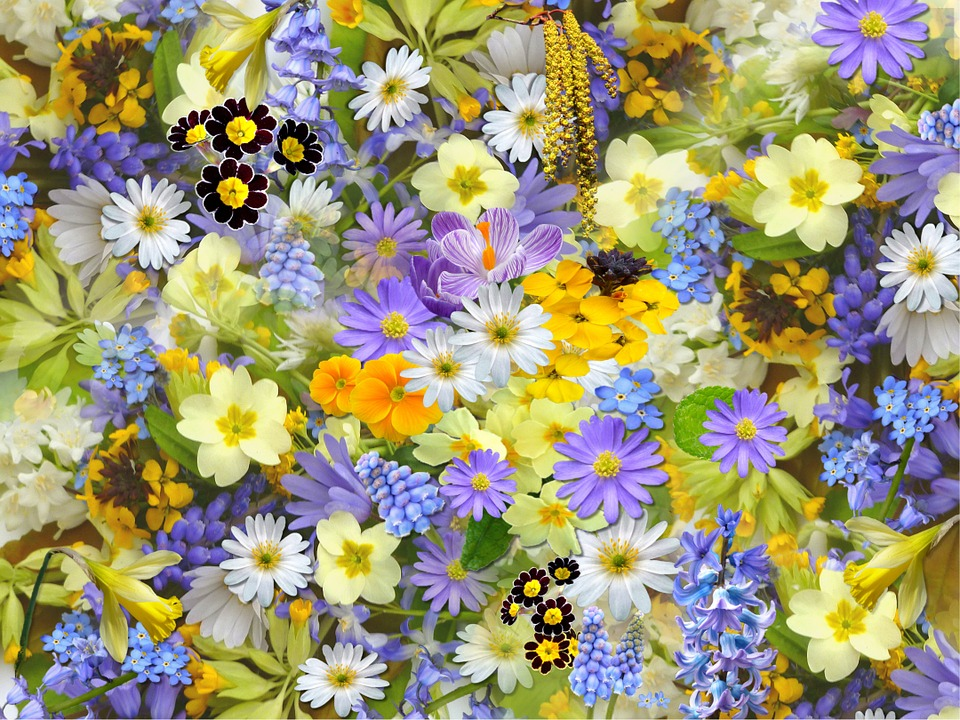
#> input picture Assignment #1/original_images/flower.jpg, 960 x 720 px
$ jupyter execute LAB1_q2.ipynb
#> lines starting #> are read from the running program, lines starting #| are printed output that depends on the picture; after the words box and inside, x2 and y2 are one past the last pixel; in counts of white or black regions, pixels touching at a corner belong together
[cell 1]
import os
import cv2
import numpy as np
import matplotlib.pyplot as plt

def enhance_image(img):
    L = 256  # 8-bit grayscale image

    # Create an empty image with the same dimensions for the output
    enhanced_img = np.zeros_like(img)

    # Define the conditions and apply the transformations
    cond1 = img < L/3
    cond2 = (img >= L/3) & (img < 2*L/3)
    cond3 = img >= 2*L/3

    enhanced_img[cond1] = 5*L/6
    enhanced_img[cond2] = 2*img[cond2] + L/6
    enhanced_img[cond3] = L/6

    return enhanced_img

def process_display_and_save_image(image_path, output_folder):
    img = cv2.imread(image_path, cv2.IMREAD_GRAYSCALE)

    if img is None:
        print(f"Error: Couldn't load the image {image_path}.")
        return

    enhanced_img = enhance_image(img)

    # Display in Jupyter Notebook
    plt.figure(figsize=(10, 4))

    plt.subplot(1, 2, 1)
    plt.imshow(img, cmap='gray')
    plt.title('Original Image')
    plt.axis('off')

    plt.subplot(1, 2, 2)
    plt.imshow(enhanced_img, cmap='gray')
    plt.title('Enhanced Image')
    plt.axis('off')

    # Save the enhanced image to the output folder
    base_name = os.path.basename(image_path)
    file_name_without_extension = os.path.splitext(base_name)[0]
    new_file_name = f"{file_name_without_extension}_enhanced.jpg"

    output_path = os.path.join(output_folder, new_file_name)
    cv2.imwrite(output_path, enhanced_img)

    plt.tight_layout()
    plt.show()

# Ensure the output folder exists, if not create it
output_folder = "enhanced_images"
if not os.path.exists(output_folder):
    os.makedirs(output_folder)

image_list = ["../original_images/flower.jpg","../original_images/traffic.jpg","../original_images/tram.jpg"]

for image in image_list:
    process_display_and_save_image(image, output_folder)
#> in process_display_and_save_image, `img = cv2.imread(image_path, cv2.IMREAD_GRAYSCALE)`:
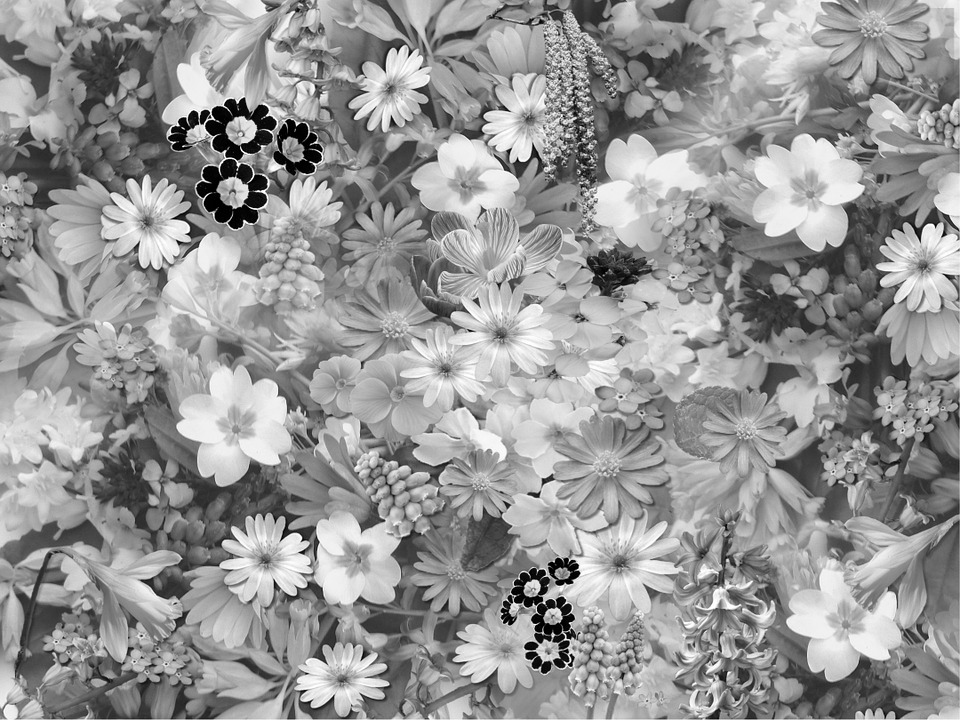
#> img: shape (720, 960); min 0, max 255, mean 150.1
#> in enhance_image, `cond1 = img < L/3`:
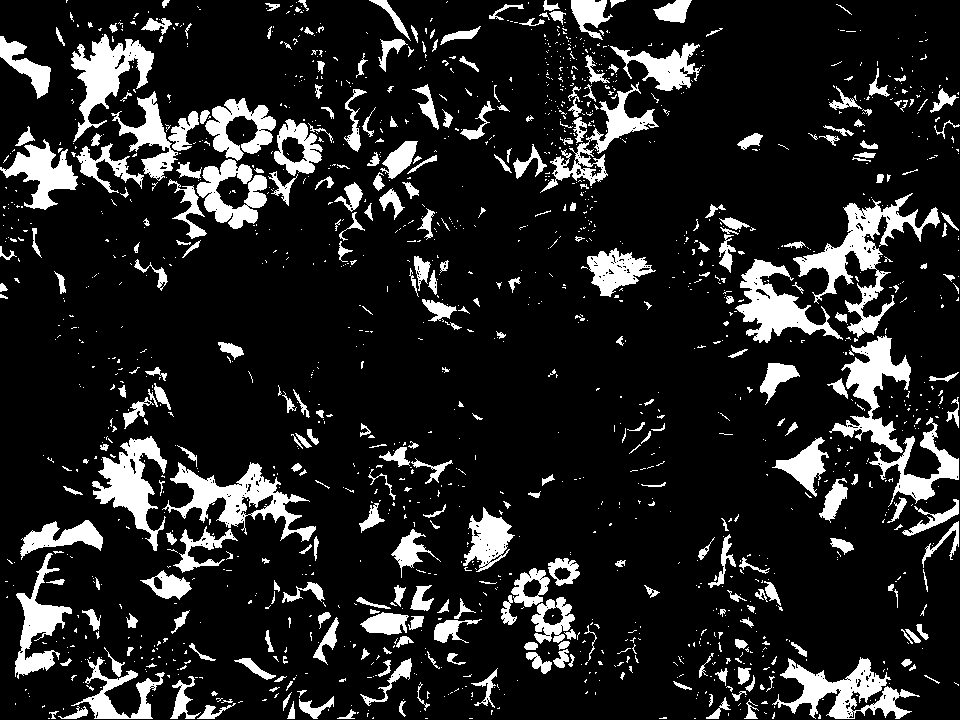
#> cond1: shape (720, 960) bool; 14.1% white; 1551 white regions (1220 under 20 px), largest, box (x1, y1, x2, y2) and area: (793, 193, 940, 338) 4920, (162, 462, 316, 542) 3927, (772, 657, 920, 719) 3539
#> in enhance_image, `cond2 = (img >= L/3) & (img < 2*L/3)`:
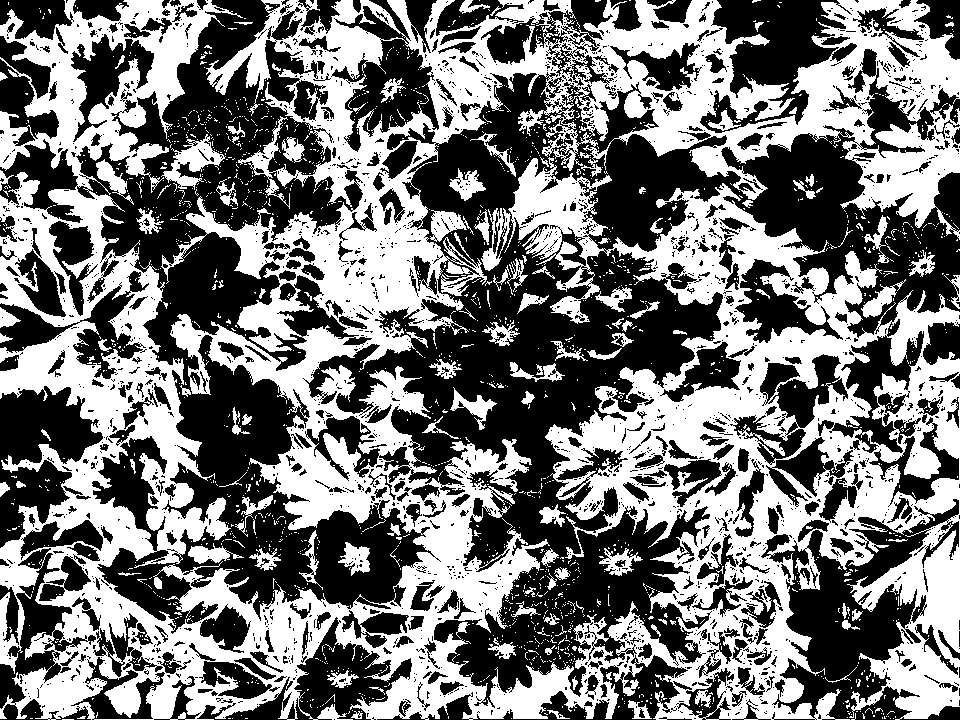
#> cond2: shape (720, 960) bool; 46.6% white; 1894 white regions (1771 under 20 px), largest, box (x1, y1, x2, y2) and area: (0, 0, 960, 720) 298538, (161, 134, 226, 190) 1303, (481, 208, 511, 271) 687
#> in enhance_image, `cond3 = img >= 2*L/3`:
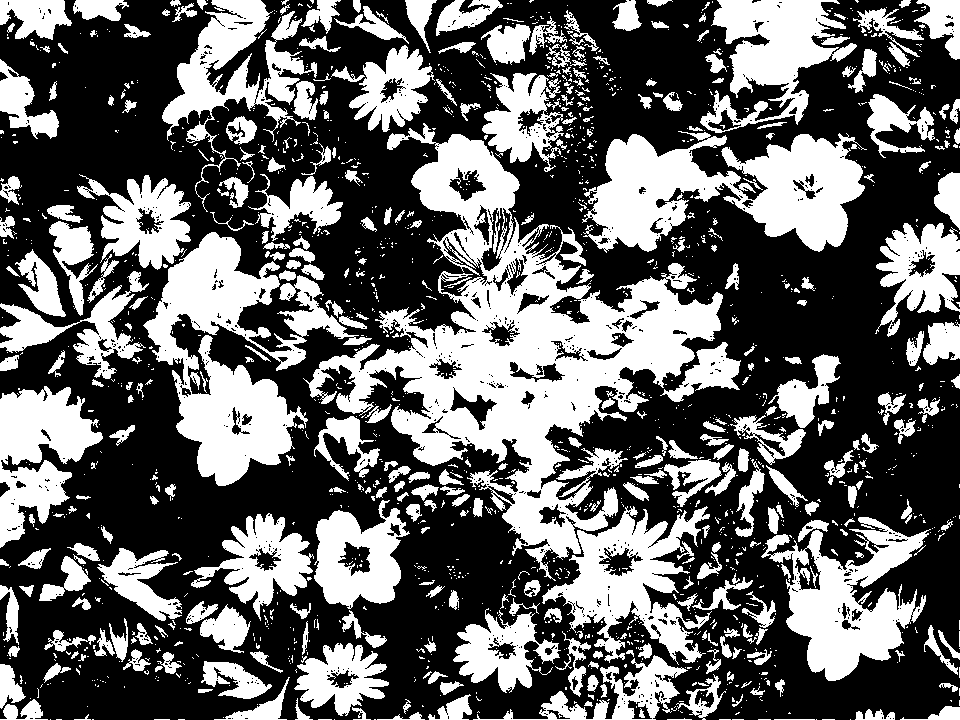
#> cond3: shape (720, 960) bool; 39.3% white; 1689 white regions (1316 under 20 px), largest, box (x1, y1, x2, y2) and area: (303, 123, 723, 581) 54810, (143, 232, 372, 486) 21011, (582, 131, 867, 253) 19352
#> in enhance_image, `enhanced_img[cond2] = 2*img[cond2] + L/6`:
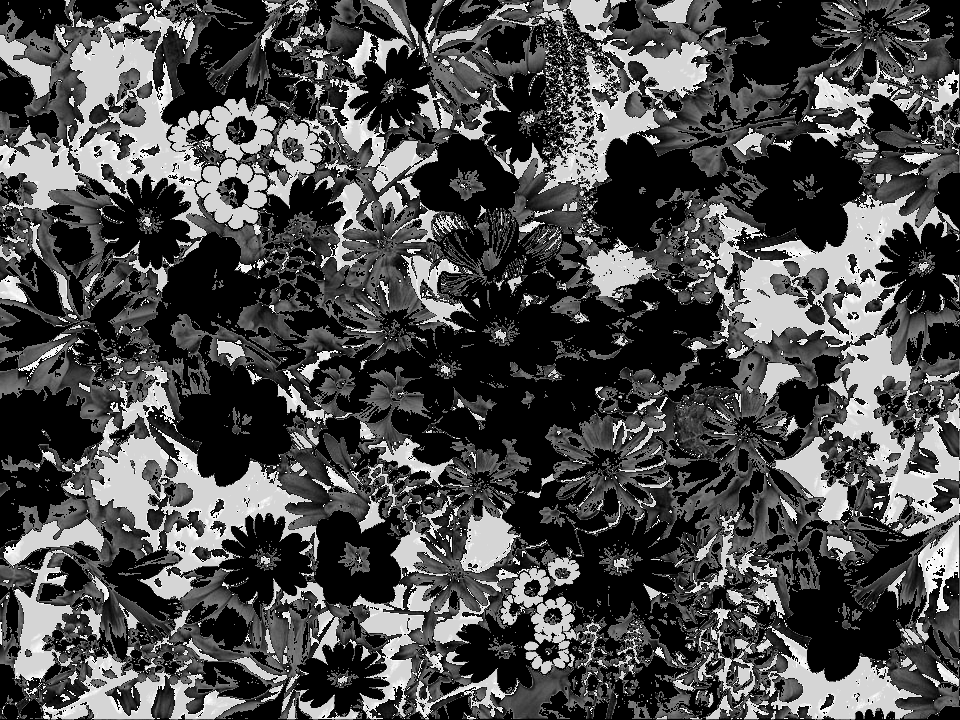
#> enhanced_img: shape (720, 960); min 0, max 254, mean 75.3
#> in enhance_image, `enhanced_img[cond3] = L/6`:
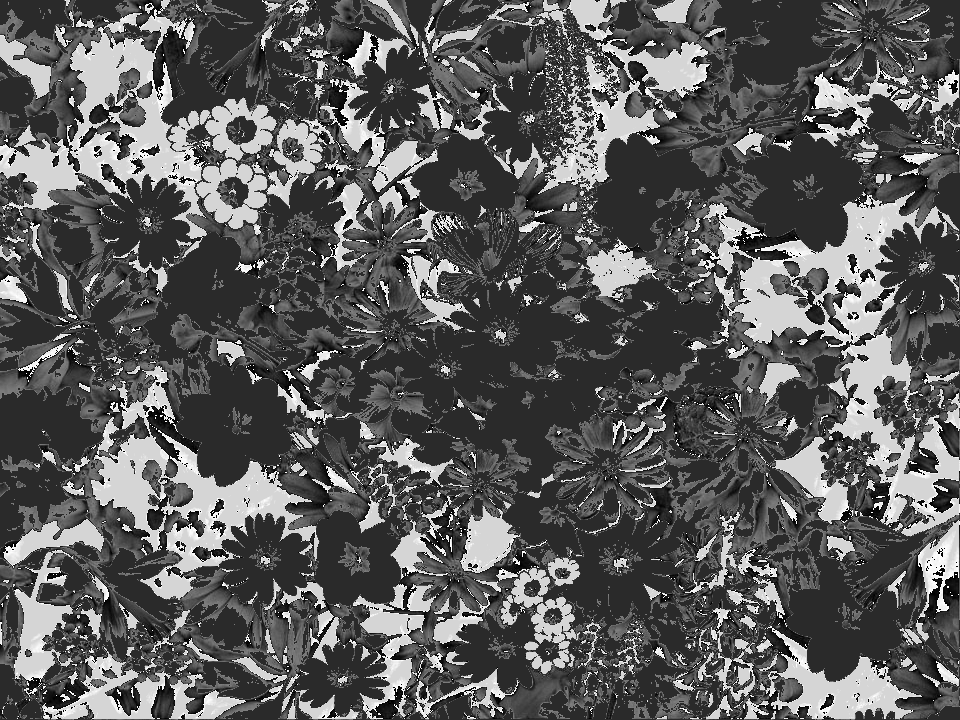
#> enhanced_img: shape (720, 960); min 0, max 254, mean 91.7
#> pass 2 of the loop `for image in image_list:`:
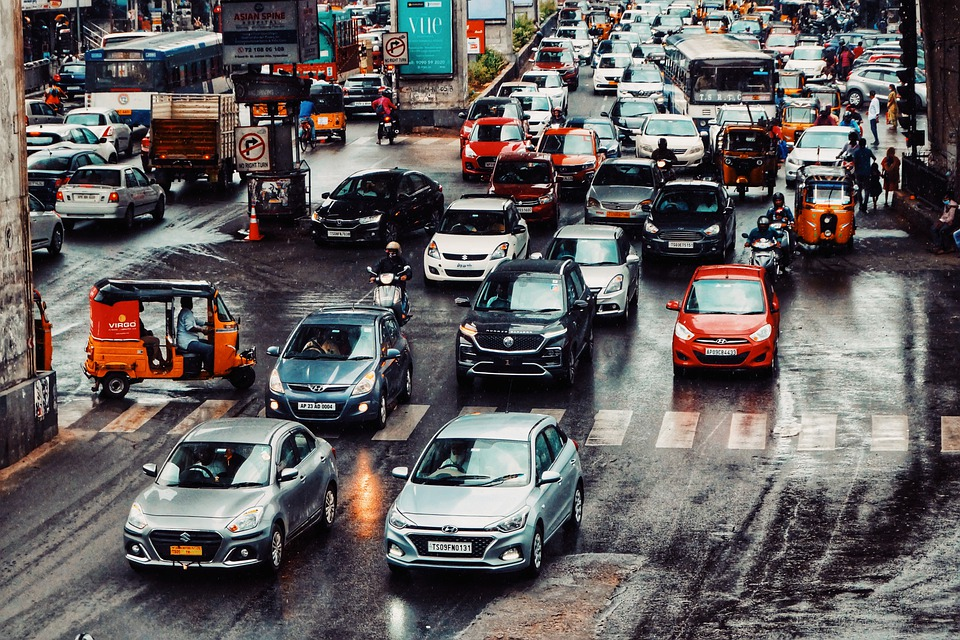
#> input picture Assignment #1/original_images/traffic.jpg, 960 x 640 px
#> img: shape (640, 960)
#> in enhance_image (call 2), `cond1 = img < L/3`:
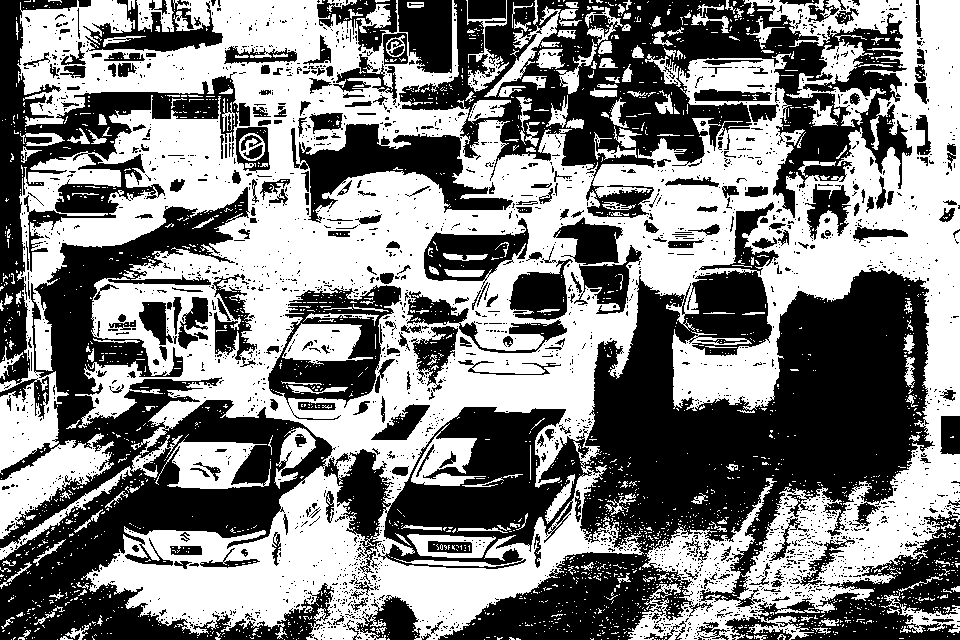
#> cond1: shape (640, 960) bool; 50.5% white; 2677 black regions (2384 under 20 px), largest, box (x1, y1, x2, y2) and area: (0, 187, 935, 640) 153055, (399, 0, 912, 218) 44863, (0, 0, 250, 419) 20329
#> cond2: shape (640, 960) bool; 29.8% white; 6053 white regions (5518 under 20 px), largest, box (x1, y1, x2, y2) and area: (438, 268, 933, 640) 42577, (0, 372, 334, 640) 26219, (755, 511, 960, 640) 7836
#> cond3: shape (640, 960) bool; 19.7% white; 3753 white regions (3386 under 20 px), largest, box (x1, y1, x2, y2) and area: (768, 277, 909, 485) 14886, (388, 413, 556, 555) 10740, (593, 0, 751, 159) 7379
#> in enhance_image (call 2), `enhanced_img[cond3] = L/6`:
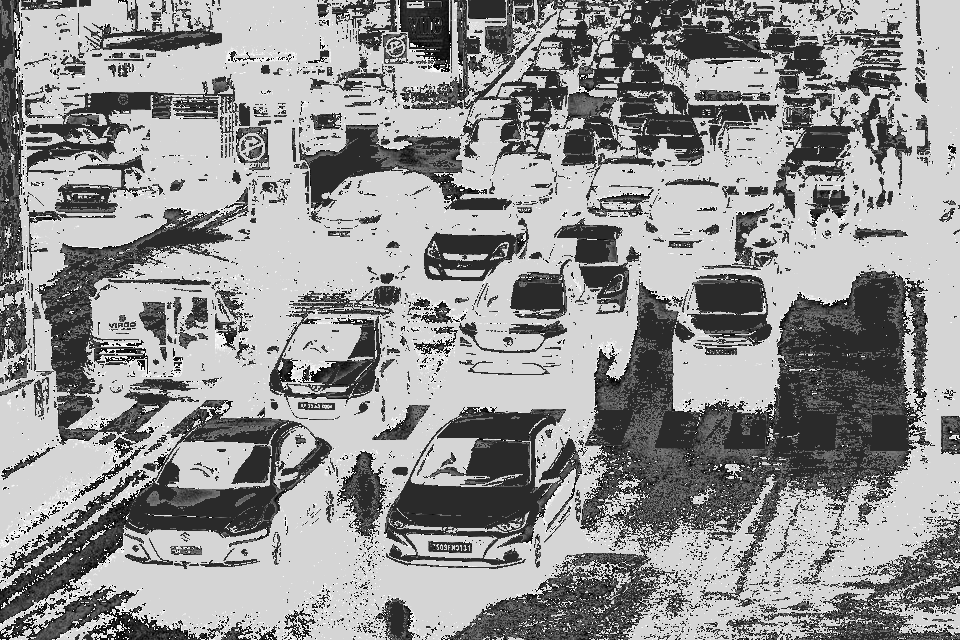
#> enhanced_img: shape (640, 960); min 0, max 254, mean 147.3
#> pass 3 of the loop `for image in image_list:`:
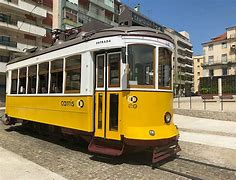
#> input picture Assignment #1/original_images/tram.jpg, 236 x 180 px
#> img: shape (180, 236)
#> in enhance_image (call 3), `cond1 = img < L/3`:
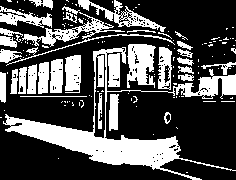
#> cond1: shape (180, 236) bool; 31.7% white; 145 white regions (112 under 20 px), largest, box (x1, y1, x2, y2) and area: (3, 47, 236, 180) 5484, (127, 44, 156, 88) 904, (22, 12, 125, 47) 776
#> cond2: shape (180, 236) bool; 42.7% white; 387 white regions (351 under 20 px), largest, box (x1, y1, x2, y2) and area: (0, 0, 236, 90) 6390, (0, 61, 190, 180) 5568, (106, 88, 236, 138) 1979
#> cond3: shape (180, 236) bool; 25.6% white; 301 white regions (275 under 20 px), largest, box (x1, y1, x2, y2) and area: (106, 78, 236, 168) 4112, (0, 36, 174, 98) 2376, (0, 146, 69, 180) 1186
#> in enhance_image (call 3), `enhanced_img[cond3] = L/6`:
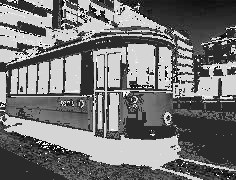
#> enhanced_img: shape (180, 236); min 0, max 254, mean 117.3
